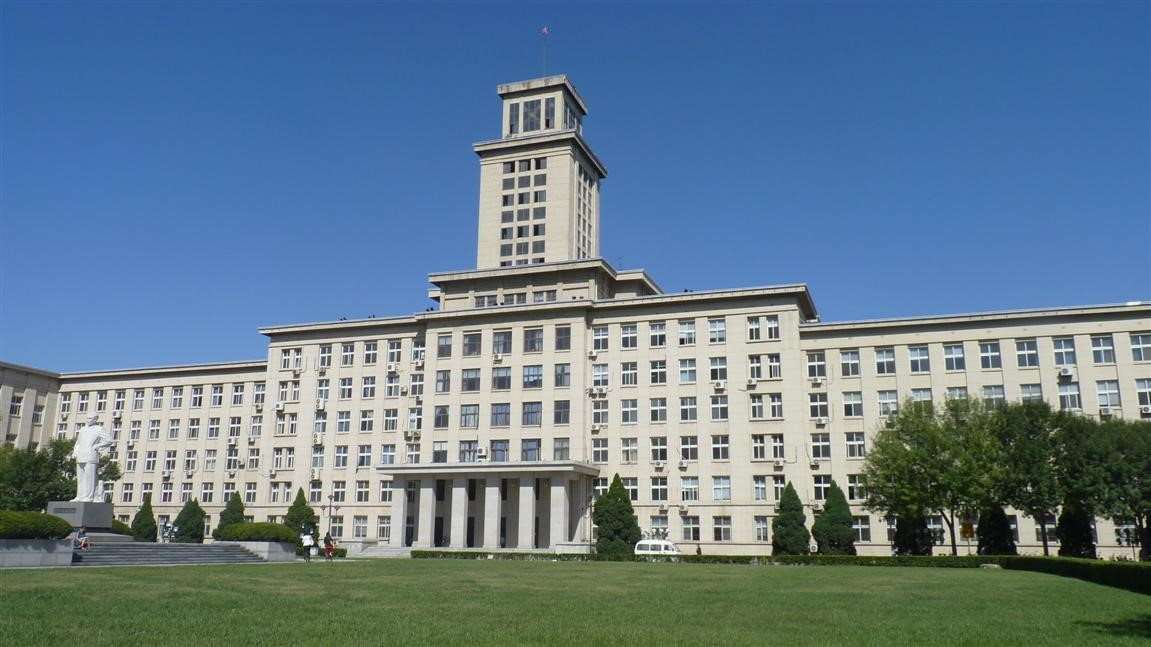
%> input picture 2.2 机器视觉技术（孙明竹、孙月）/实验6/testimg1.jpg, 1151 x 647 px
$ octave main.m   (GNU Octave 9; MATLAB toolbox functions it lacks are replaced by stand-ins)
%> lines starting %> are read from the running program, lines starting %| are printed output that depends on the picture; in (x1, y1, x2, y2) boxes, pixels count from 0 and x2, y2 are one past the last pixel; in counts of white or black regions, pixels touching at a corner belong together; the program's own positions count from 1
### 2.2 机器视觉技术（孙明竹、孙月）/实验6/MyOptimalThreshold.m
% 定义函数MyOptimalThreshold，参数为二值图像img
function [OptimalThreshold_result,t_changing]=MyOptimalThreshold(img)

img = double(img);

% 初始化与存储数组
t0 = 0;
t1 = (min(img(:)) + max(img(:))) / 2;
t = zeros(1, 100);
t_index = 1; % 当前阈值在数组中的索引

% 迭代过程
while abs(t0 - t1) > 1
    t0 = t1;
    img1 = img >= t0;
    img2 = img < t0;
    u1 = mean(img(img1));
    u2 = mean(img(img2));
    t1 = (u1 + u2) / 2;
    t(t_index) = t1;
    t_index = t_index + 1;
end

% 结果图像
new_img = zeros(size(img));
new_img(img >= t1) = 0;
new_img(img < t1) = 1;

t = t(1:t_index-1);

% 返回值
OptimalThreshold_result=new_img;
t_changing=t;

end

### 2.2 机器视觉技术（孙明竹、孙月）/实验6/main.m
clc;clear all;close all;

% 读入图像并转为灰度图
img=imread('testimg1.jpg');
%> img is the input picture: size 647x1151x3 uint8; mean R, G, B 99.5, 123.7, 141.3
img=rgb2gray(img);
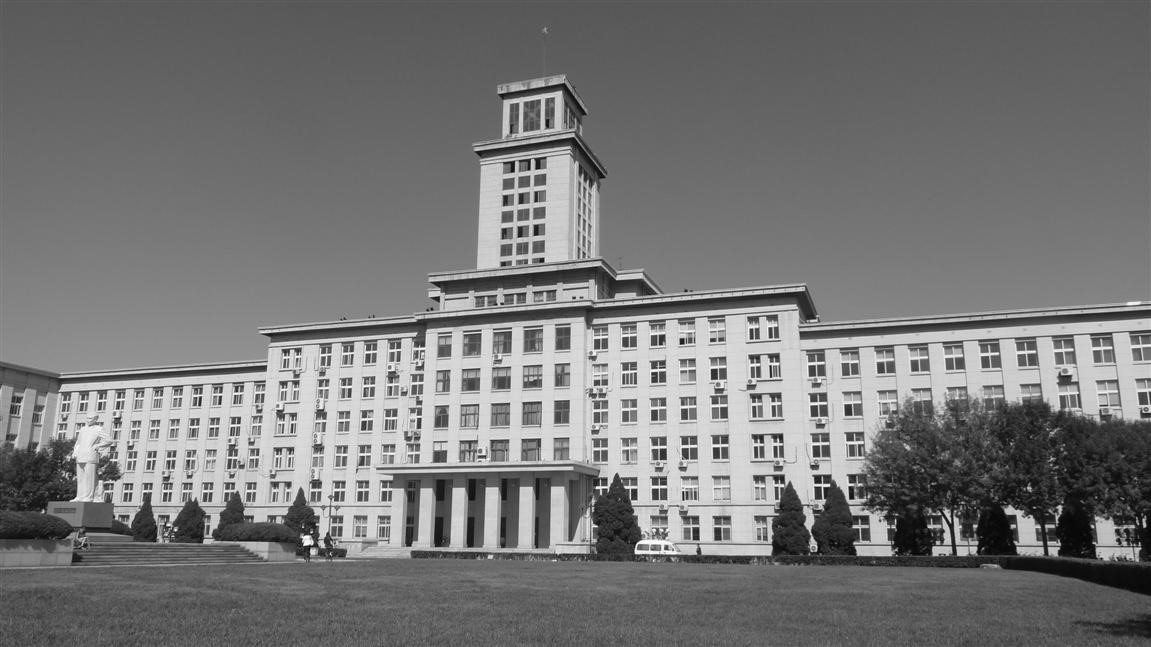
%> img: size 647x1151 uint8; min 0, max 255, mean 118.4

% 调用函数
[OptimalThreshold_result,t_changing] = MyOptimalThreshold(img);
%> in MyOptimalThreshold, `t1 = (min(img(:)) + max(img(:))) / 2;`: t1 = 127.5
%> the loop in MyOptimalThreshold, `while abs(t0 - t1) > 1` made 4 passes
%> (t0, u1, u2, t1) on passes 1 to 4: (127.5, 182.8, 93.25, 138), (138, 194.4, 95.89, 145.2), (145.2, 198.7, 96.89, 147.8), (147.8, 199.5, 97.09, 148.3)
%> pass 1, in MyOptimalThreshold, `img1 = img >= t0;`:
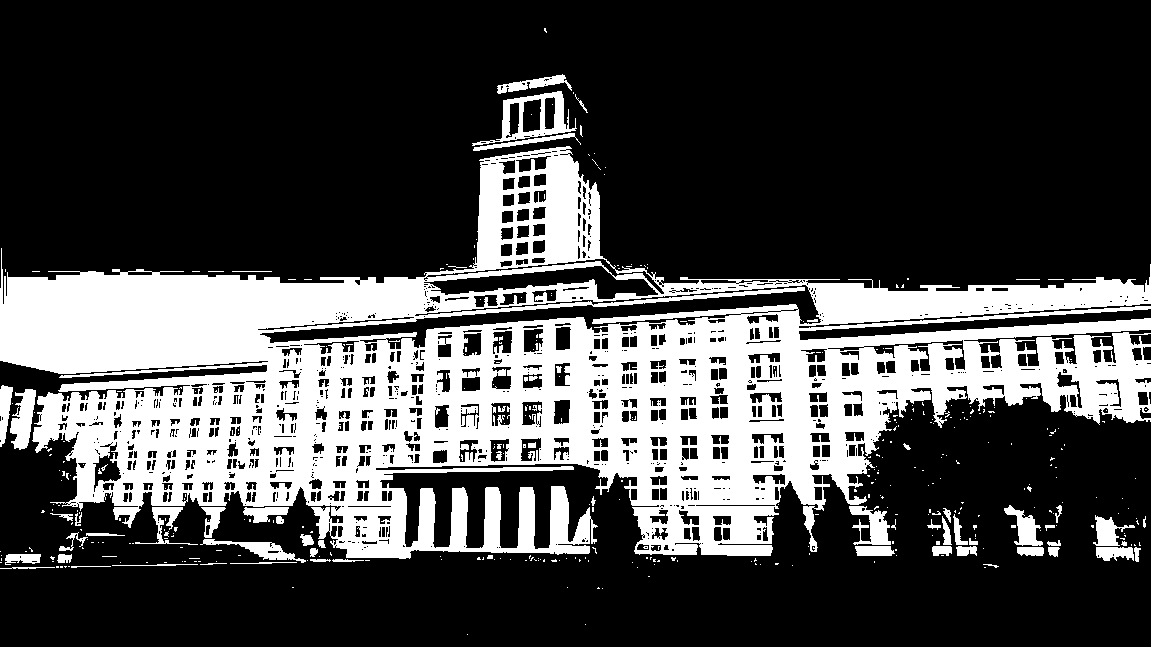
%> img1: size 647x1151 logical; 28.1% white; 407 white regions (345 under 20 px), largest, box (x1, y1, x2, y2) and area: (0, 146, 1151, 559) 195823, (472, 91, 577, 146) 1621, (10, 389, 36, 450) 968
%> pass 2, in MyOptimalThreshold, `img1 = img >= t0;`:
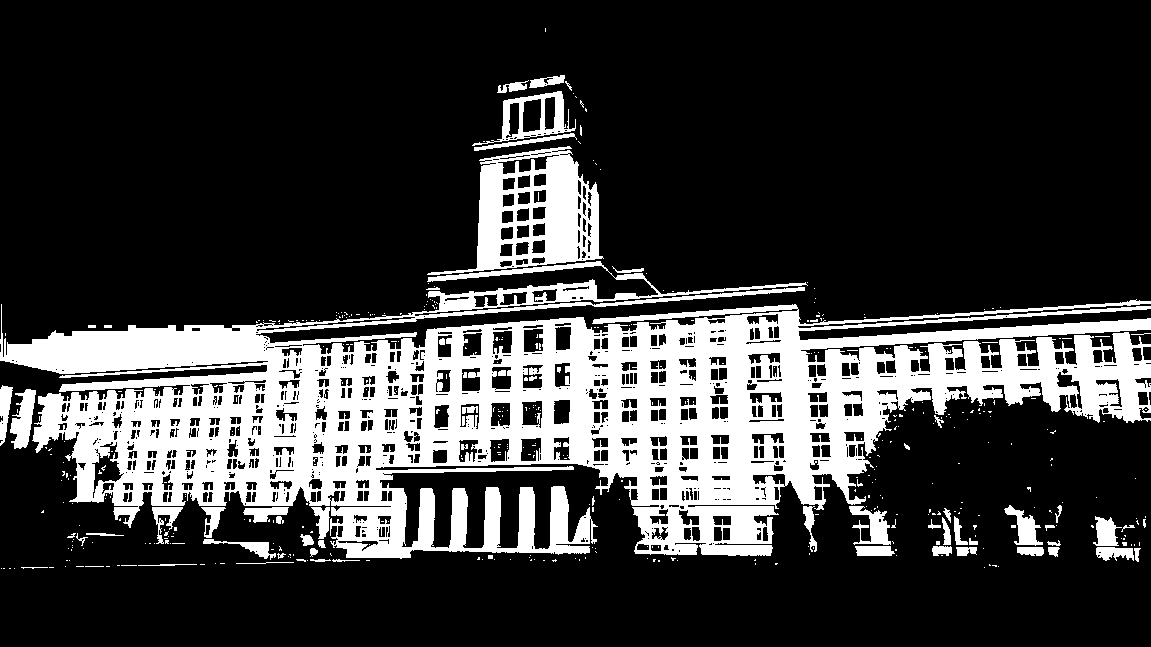
%> img1: size 647x1151 logical; 22.9% white; 464 white regions (399 under 20 px), largest, box (x1, y1, x2, y2) and area: (0, 261, 1151, 559) 147987, (427, 146, 604, 275) 9826, (472, 91, 576, 146) 1514
%> after the loop in MyOptimalThreshold, `while abs(t0 - t1) > 1`: t = 100 values, max 148.3 at index 4, min 0 at index 5, mean 5.79
%> in MyOptimalThreshold, `new_img(img >= t1) = 0;`: new_img: size 647x1151 double; every value is 0
%> in MyOptimalThreshold, `new_img(img < t1) = 1;`:
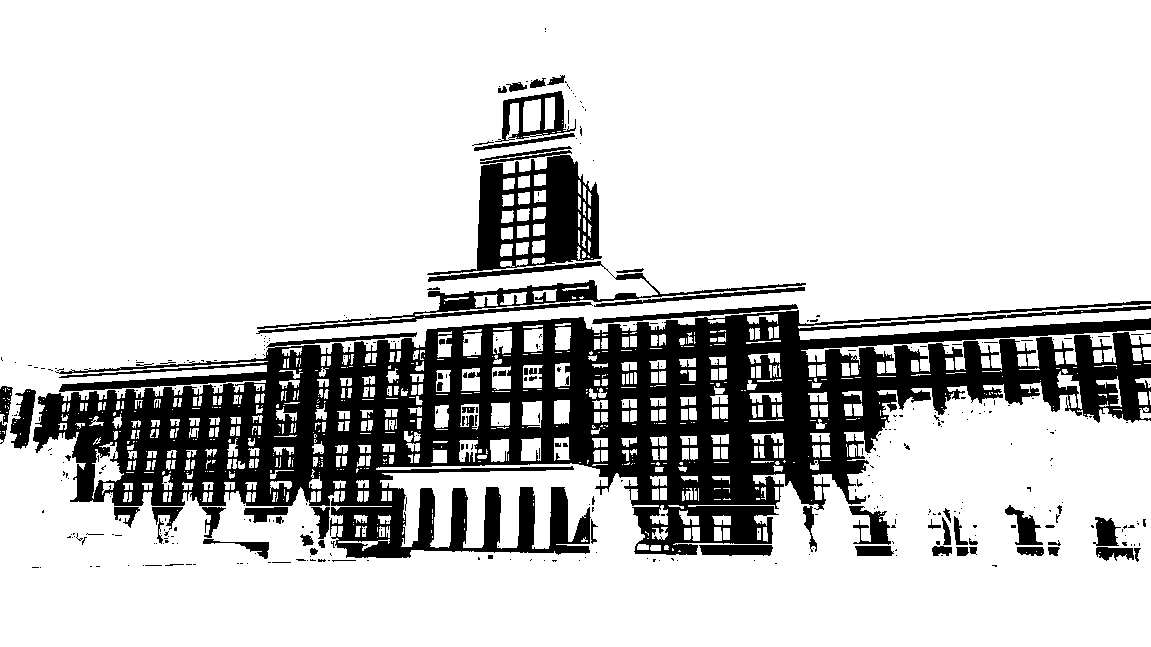
%> new_img: size 647x1151 double; values 0 (black) and 1 (white), 79.2% white; 398 black regions (330 under 20 px), largest, box (x1, y1, x2, y2) and area: (33, 301, 1151, 558) 125653, (427, 150, 602, 275) 9251, (256, 261, 806, 334) 5128
%> in MyOptimalThreshold, `t = t(1:t_index-1);`: t = [138 145.2 147.8 148.3]
%> t_changing = [138 145.2 147.8 148.3]

% 处理后的图像
figure;
imshow(OptimalThreshold_result);
title('OptimalThreshold_result');

% t的变化曲线
figure;
plot(1:length(t_changing), t_changing);
xlabel('times');
ylabel('t');
title('t_changing');
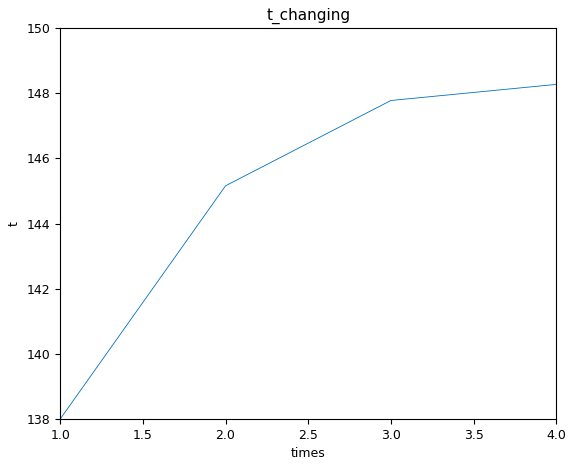
%> figure redrawn from the program's plot data
